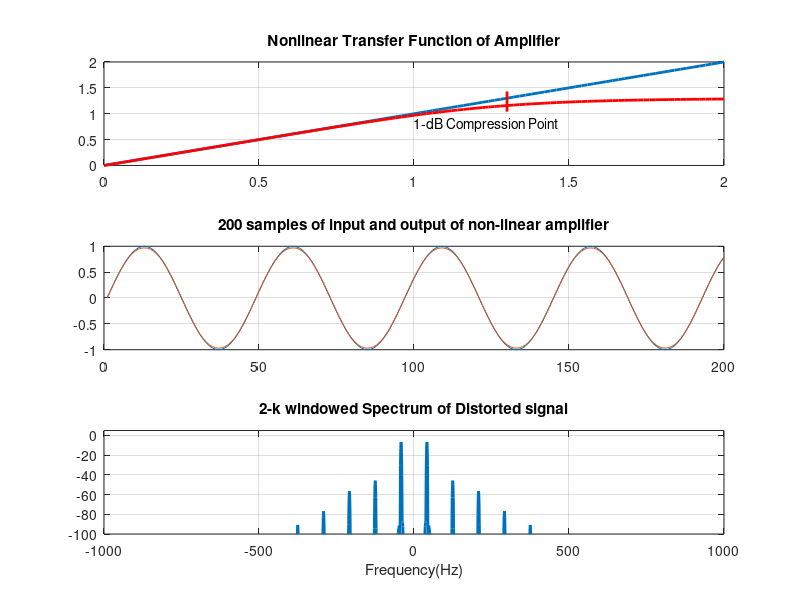
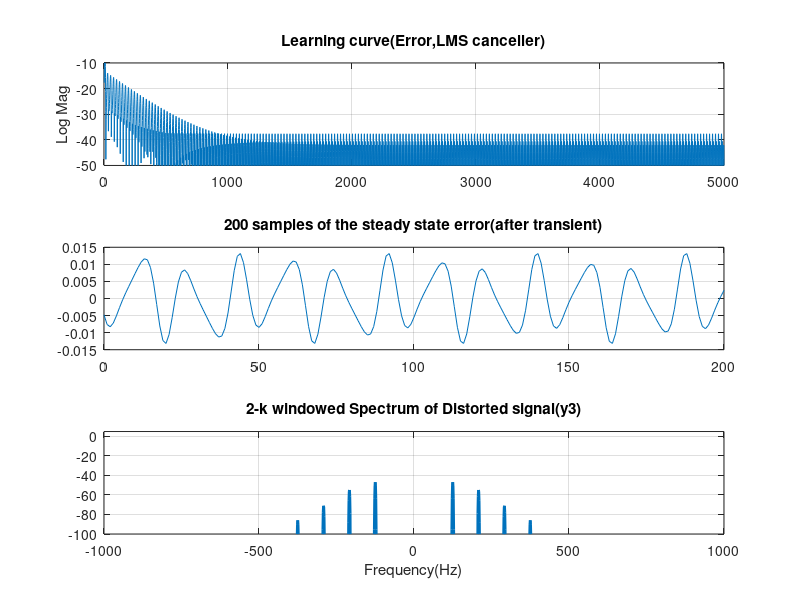
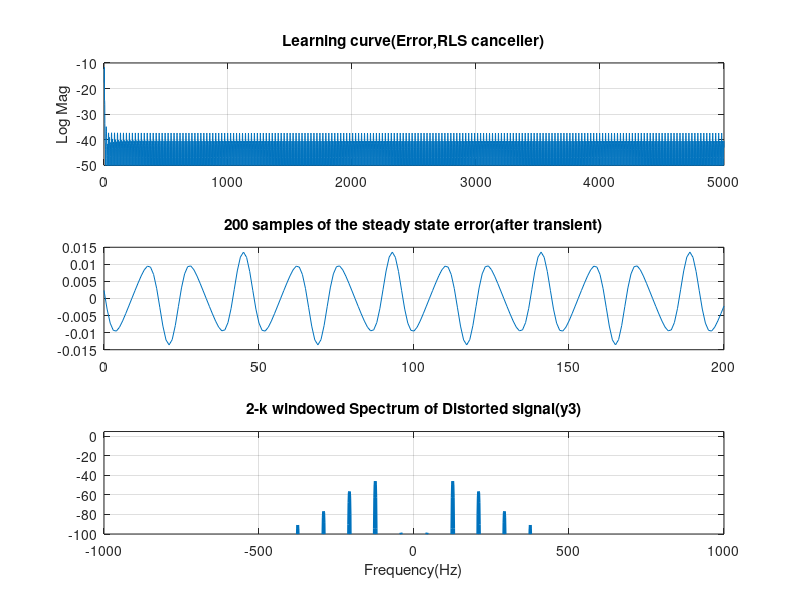
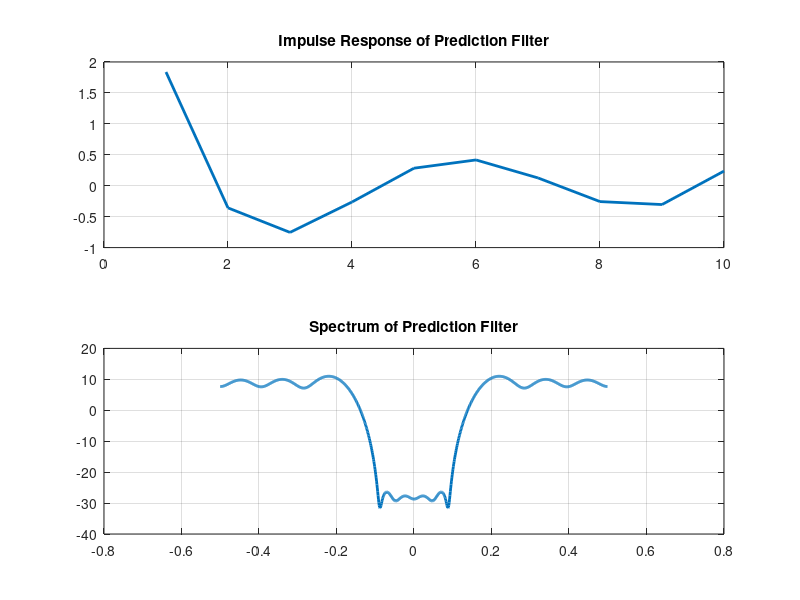

MATLAB code to generate these figures, in order:
%% Adaptive Signal Processing
% 
% Total Harmonic distortion of Non-linear amplifier and Linear Prediction filter 
% Srilakshmi Alla
%
% 819663423
%% Clearing Memory
clc;
clear all;
close all;
%%
% The configuration given below is used to measure total harmonic
% distortion of an non-linear amplifier
%%
%
% <<thd_block.jpg>>
%
%%
% The input signal is a 1-kHz sine wave sampled at 48 kHz of 5k length

x=sin(2*pi*1/48*(0:4999));

%% Model of the Non-linear Amplifier
clip=1.3;
x_0=abs(x)/clip;
phi=angle(x);
y1=clip*(x_0./(1+x_0.^6).^(1/6)).*cos(phi);

%% Non linear Transfer Function
clip=1.3;
x_dat=0:0.02:2;
x_0=abs(x_dat)/clip;
y_dat=clip*(x_0./(1+x_0.^6).^(1/6));

%%
% One subplot showing the nonlinear transfer function,a second subplot
% showing 200 samples of input and output of non-linear 
% amplifier, and on third subplot showing a 2-k windowed spectrum of the 
% distorted signal. 

figure;

subplot(3,1,1);
plot(x_dat,x_dat,'linewidth',2);
hold on;
plot(x_dat,y_dat,'r','linewidth',2);
plot([1 1]*clip,[0.80 1.1]*clip,'r','linewidth',2) ;
hold off;
grid on;
title('Nonlinear Transfer Function of Amplifier');
text(1.0,0.8,'1-dB Compression Point');

subplot(3,1,2);
plot(x(1:200));
hold on;
plot(y1(1:200));
hold off;
grid on;
title('200 samples of input and output of non-linear amplifier');

% Windowing
ww=kaiser(2000,10)';
ww=ww/sum(ww);

subplot(3,1,3);
plot((-0.5:1/2000:0.5-1/2000)*2000,fftshift(20*log10(abs(fft(y1(1:2000).*ww)))),'linewidth',2)
grid on;
axis([-1000 1000 -100 5]);
xlabel('Frequency(Hz)');
title('2-k windowed Spectrum of Distorted signal')

%% LMS Algorithm
% On a sample by sample basis pass the input x, a unit amplitude sinewave of 
% length 5-k, through the amplifier to form the signal y1. Also process the 
% input signal in the 4-tap real LMS canceller (with mu=0.1). Two time series 
% are available at the output of the canceller; y2 which is an estimate of the
% fundamental component at the output of the filter, and y3 which is the 
% remaining signal components (i.e. harmonics) formed by the non-linearity.
% On one subplot show the learning curve, (log magnitude of the error (y3)),
% on the second subplot show 200 samples of the steady state error 
% (after transient) and on the third subplot show a 2-k windowed spectrum of 
% the distortion signal (y3). Determine the total harmonic distortion of the 
% amplifier  (100 * $$ \frac{\sigma^2_{y3}}{\sigma^2_{y2}} $$ ). 
%
% 4-tap real LMS canceller(with mu=0.1)

n_lms=4; % Length of LMS canceller

% Initialization
w_lms=zeros(1,n_lms)'; % Weights 
x_lms=zeros(1,n_lms)'; % Register for updating values

mu=0.1;
%%
%
% <<tap_4_can.png>>
%
%%
% This loop is built as per above block diagram
for nn=1:5000
    x_lms(2:n_lms)=x_lms(1:n_lms-1); % Sending input to register bit by bit
    x_lms(1)=x(nn);
    y2(nn)=w_lms'*x_lms;     % Estimate of input
    y3(nn)=y1(nn)-y2(nn); % Error between desired and predicted output
    w_lms=w_lms+mu*x_lms*conj(y3(nn)); % LMS Algorithm
end

figure;

subplot(3,1,1);
plot((20*log10(abs(y3))));
grid on;
axis([0 5000 -50 -10]);
ylabel('Log Mag');
title('Learning curve(Error,LMS canceller)');

subplot(3,1,2);
plot(0:200,y3(1000:1200));
grid on;
title('200 samples of the steady state error(after transient)')

% Windowing
ww=kaiser(2000,10)';
ww=ww/sum(ww);

subplot(3,1,3);
plot((-0.5:1/2000:0.5-1/2000)*2000,fftshift(20*log10(abs(fft(y3(3001:5000).*ww)))),'linewidth',2)
grid on;
axis([-1000 1000 -100 5]);
xlabel('Frequency(Hz)');
title('2-k windowed Spectrum of Distorted signal(y3)')
%% Total Harmonic Distortion of the amplifier

% THD of entire signal
thd_lms_full=100*((var(y3))/(var(y2)))

% THD of last 2000 samples where there is almost no distortion
thd_lms_last2000=100*((var(y3(3001:5000)))/(var(y2(3001:5000))))
%% Observation
% THD is less for last 2000 samples where there is almost no distortion.THD
% is more for complete signal as there is distortion at the beginning.
%% RLS Algorithm
% Repeat design with a 4-tap RLS canceller!

N_rls=4; % Length of RLS canceller

% Initialization
x_rls=zeros(1,N_rls)'; % Updating register bit by bit
W_rls=zeros(1,N_rls)'; % Weights

% Initial Conditions of RLS Algorithm
delta=0.01;    % Initial value
lambda=0.999;  % Forgetting factor (Memory).Depends on length of signal.
               % Since signal is 5000 samples,we have taken lambda as 0.999
P=(1/delta)*eye(N_rls); 
y3=zeros(1,1000); % clearing memory

N_sig=5000 % Length of signal

% RLS Algorithm (Ref:RLStest1)

for n=1:N_sig    
   
    C=P*x_rls;                         % Making co-efficient in g(n)      
    G=C/(lambda+x_rls'*C);
    y2(n)=W_rls'*x_rls;                % estimate 
    y3(n)=y1(n)-y2(n);                 % error
    W_rls=W_rls+G*conj(y3(n));         % Updating weights   
    P=(1/lambda)*P -(1/lambda)*G*x_rls'*P;  
    x_rls=[x(n); x_rls(1:N_rls-1)];    % Updating register

end

figure;

subplot(3,1,1);
plot((20*log10(abs(y3))));
grid on;
axis([0 5000 -50 -10]);
ylabel('Log Mag');
title('Learning curve(Error,RLS canceller)');

subplot(3,1,2);
plot(0:200,y3(1000:1200));
grid on;
title('200 samples of the steady state error(after transient)')

% Windowing
ww=kaiser(2000,10)';
ww=ww/sum(ww);

subplot(3,1,3);
plot((-0.5:1/2000:0.5-1/2000)*2000,fftshift(20*log10(abs(fft(y3(1:2000).*ww)))),'linewidth',2)
grid on;
axis([-1000 1000 -100 5]);
xlabel('Frequency(Hz)');
title('2-k windowed Spectrum of Distorted signal(y3)')
%% Total Harmonic Distortion of the amplifier

% THD of entire signal
thd_rls_full=100*((var(y3))/(var(y2)))

% THD of last 2000 samples where there is almost no distortion
thd_rls_first2000=100*((var(y3(1:2000)))/(var(y2(1:2000))))
%% Observation
% THD is less in first 2000 samples as RLS canceller is learning very fast.

%% 
% A Noise Feedback Quantizer that that uses a 10-tap linear predictor 
% of the form computed as solutions of the Normal Equations 
%%
%
% <<fdbck_quant.jpg>>
%
%%
% Matlab script to design the prediction filter and form a figure showing 
% the impulse response and its Spectra.
%% Prediction filter

n_pred=10; 
bw=0.20;
x1=(-n_pred*bw:bw:(2*n_pred-1)*bw/2);    % time sample locations
yy=sinc(x1);                     % Correlation Sequence
x2=(-n_pred:n_pred-1);
rr=zeros(n_pred,n_pred);  rd=zeros(1,n_pred);% Form Correlation Matrix rr and cross Correlation Vector rd 
for n=1:n_pred
  rr(n_pred+1-n,:)=yy(n+1:n+n_pred);
  rd(n_pred+1-n)=yy(n);
end
add=10^(-3)*eye(n_pred,n_pred);  % add small term to Diagonal to raise matrix condition number 
rrp=rr+add;
wts=inv(rrp)*conj(rd') ; % form filter weights
aa=[1 -wts'];
fwts=fftshift(20*log10(abs(fft([1 -wts'],1024)))); % Spectra

figure;
subplot(2,1,1);
plot(wts,'linewidth',2);
grid on;
title('Impulse Response of Prediction Filter');

subplot(2,1,2);
plot(-0.5:1/1024:0.5-1/1024,fwts,'linewidth',2);
grid on;
title('Spectrum of Prediction Filter');
 
%%
% The matlab code that implements the noise feedback loop shown 
% above using a 4-bit ADC. Use an input signal which is 1024 samples of a 0.8
% amplitude sinewave of frequency 0.06 and generate the 4-bit output sequence.
% Plot the input and output time series of the system as well as the windowed
% spectrum of the input and output time series.
%
% Input signal to the system
x=(0.8)*sin(2*pi*0.061*(0:1023));
n_sig=1024; % Length of Signal

%% Noise Feedback Quantizer
% Noise Feedback loop using 4-bit ADC

n_pred=10;   % Length of Predictor
reg=zeros(1,n_pred);
qq=4;        % number of ADC bits
scl=2^(qq-2);
for nt=1:n_sig
    sm1=x(nt)+reg*wts;
    q_out=round(scl*sm1)/scl;
    n(nt)=q_out;
    err=sm1-q_out;
    reg=[err reg(1:n_pred-1)];
end

figure('Name','Input and Output Time Series','NumberTitle','off')
subplot(2,1,1);
plot(x(1:200),'linewidth',2);
grid on;
xlabel('Time');
title('Input Time Series of System');

subplot(2,1,2);
plot(n(1:200),'linewidth',2);
grid on;
xlabel('Time');
title('Output Time Series of System');

% Windowing
ww=kaiser(1024,10)';
ww=ww/sum(ww);

figure('Name','Input and Output Spectrum','NumberTitle','off');
subplot(2,1,1);
plot(-0.5:1/1024:0.5-1/1024,fftshift(20*log10(abs(fft(x.*ww)))),'linewidth',2);
grid on;
title('Windowed Spectrum of Input of System');

subplot(2,1,2);
plot(-0.5:1/1024:0.5-1/1024,fftshift(20*log10(abs(fft(n.*ww)))),'linewidth',2);
grid on;
title('Windowed Spectrum of Output of System');

%%
% Design of a FIR filter using the Remez algorithm to reject the quantizing 
% noise in the output of this system.  Filter the output series and show the
% filtered time series and its widowed spectrum.
%
%% FIR filter design using Remez Algorithm
% In this case we need to preserve the signal from 0 to 0.08 and reject
% quantizing noise which starts from 0.1.
%
% Order is calculated using formula (fs/df)*(A(dB)/22).
% Output of Noise Feedback Quantizer is around -40dB.We designed a filter
% which will induce 40dB more attenuation so that noise will be below 80dB
% attenuation.

hl=remez(115,[0 0.08 0.1 0.5]*1024/512,[1 1 0 0]);

figure;
% Impulse Response

subplot(2,1,1);
plot(hl,'linewidth',2);
grid on;
title('Impulse Response of Pass band FIR filter');
xlabel('Time Index');
ylabel('Amplitude');

% Frequency Response

subplot(2,1,2)
plot((-0.5:1/1024:0.5-1/1024),fftshift(20*log10(abs(fft(hl,1024)))),'linewidth',2)
hold  on;
plot([-0.08 -0.08 0.08 0.08],[-40 0 0 -40],'r','linewidth',2)
plot([-0.5 -0.1 -0.1],[-45 -45 -20],'r','linewidth',2)
plot([+0.5 +0.1 +0.1],[-45 -45 -20],'r','linewidth',2)
hold off;
grid on;
title('Frequency Response of FIR filter')
%% Output after filtering out Quantizing noise

yl=filter(hl,1,n);

figure;

% Impulse Response
subplot(2,1,1);
plot(yl);
grid on;
title('Time Series after rejecting Quantizing noise');
xlabel('Time Index');
ylabel('Amplitude');

% Frequency Response
subplot(2,1,2)
plot((-0.5:1/1024:0.5-1/1024),fftshift(20*log10(abs(fft(yl.*ww,1024)))),'linewidth',2)
hold on;
plot((-0.5:1/1024:0.5-1/1024),fftshift(20*log10(abs(fft(hl,1024)))),'r','linewidth',2)
hold off;
grid on;
axis([-0.5 0.5 -80 10]);
title('Windowed Spectrum of filtered signal');
%%
% We can see that Quantizing noise is almost rejected.